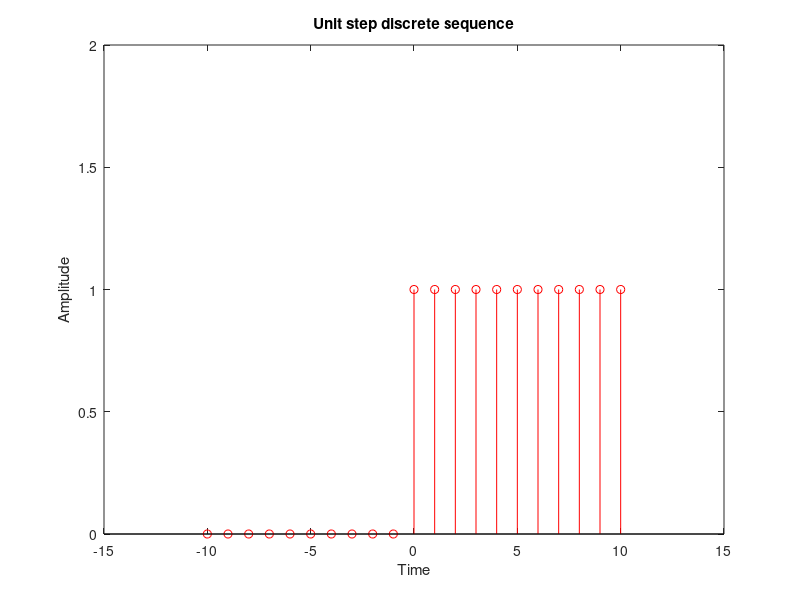

Here is the MATLAB script that generated this plot:
close all;
clear;
clc;
n=-10:1:10;
for i=1:length(n)
    if n(i)<0
        y(i)=0;
    else
        y(i)=1;
    end
end
stem(n,y,'r');
xlabel('Time');
ylabel('Amplitude');
title('Unit step discrete sequence');
axis([-15 15 0 2]);
